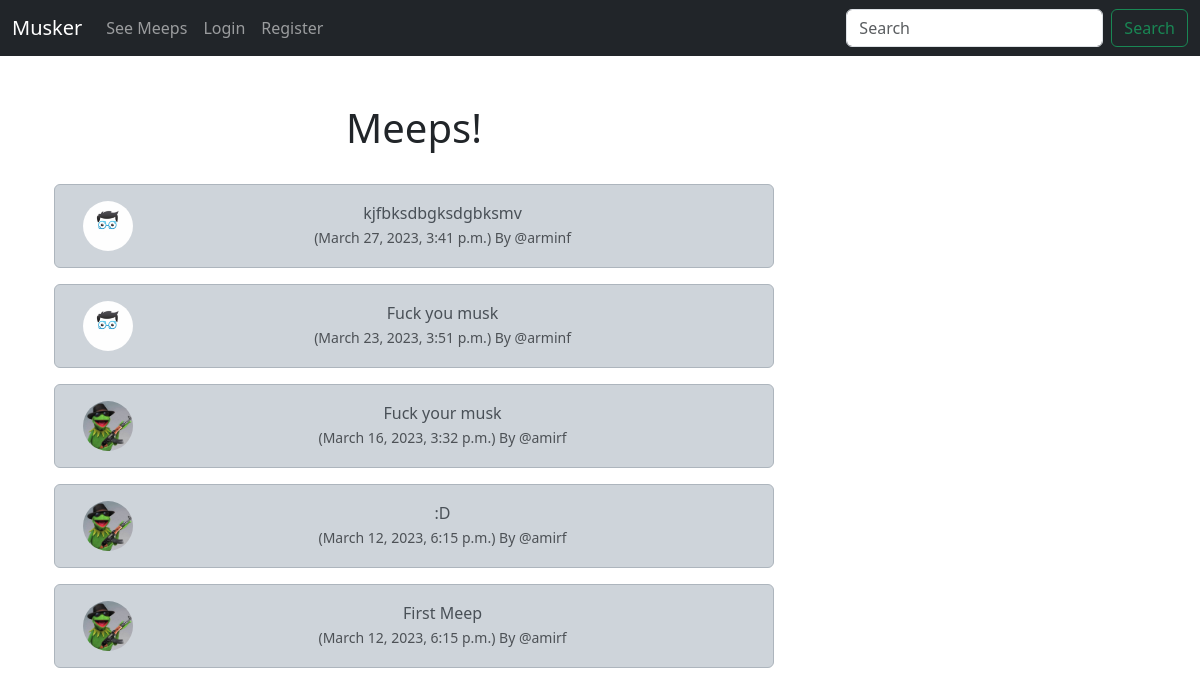
Before: / with the older database file.
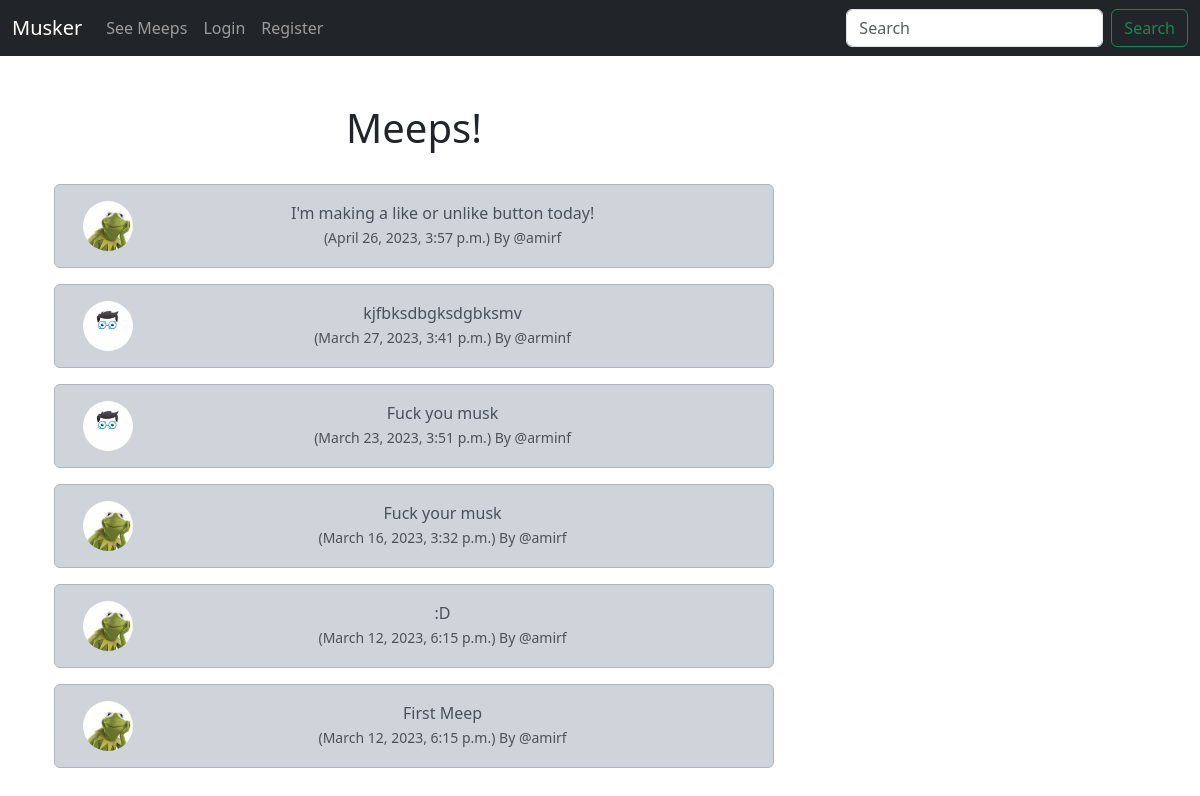
After: the same page with the newer database file.
### musker/models.py (models this page shows, shortened)
class Meep(models.Model):
    user = models.ForeignKey(
        User,
        related_name= "meeps",
        on_delete= models.DO_NOTHING,
    )
    body = models.CharField(max_length=200)
    created_at = models.DateTimeField(auto_now_add=True)
    likes = models.ManyToManyField(User, related_name="meep_like", blank=True)

class Profile(models.Model):
    user = models.OneToOneField(User, on_delete=models.CASCADE)
    follows = models.ManyToManyField(
    "self",
    related_name = "followed_by",
    symmetrical = False,
    blank = True)
    date_modified = models.DateTimeField(User,auto_now=True)
    profile_image = models.ImageField(null=True, blank=True, upload_to="images/")

### musker/views.py (the view)
# urls.py: path('', views.home, name="home"),
def home(request):
    if request.user.is_authenticated:
        form = MeepForm(request.POST or None)
        if request.method == "POST":
            if form.is_valid():
                meep = form.save(commit=False)
                meep.user = request.user
                meep.save()
                messages.success(request,("Your meep has been posted"))
                return redirect('home')
        meeps = Meep.objects.all().order_by("-created_at")
        return render(request, 'home.html', {'meeps': meeps, 'form': form})
    else:
        meeps = Meep.objects.all().order_by("-created_at")
        return render(request, 'home.html', {'meeps': meeps,})

### musker/templates/home.html (shortened to what this page needs)
{% extends 'base.html' %}
{% load static %}
{% block content %}
	<div class="container text-center">
		<div class="row">
			<div class="col-8">
	<h1>Meeps!</h1>
<br/>
	{% for meep in meeps %}
		<div class="alert alert-dark" role="alert">
<div class="container">
	<div class="row">
		<div class="col-1">
		  {% if meep.user.profile.profile_image %}
				<img src="{{ meep.user.profile.profile_image.url }}" width=50 height=50 class="rounded-circle" alt="{{ profile.user.username }}">
				{% else %}
				<img src="{% static 'images/profile_pic.png' %}" width=50 height=50 class="rounded-circle" alt="{{ profile.user.username }}">
				{% endif %}
		</div>
		<div class="col-11">
		  {{ meep.body }}<br/>
		  <small class="text-muted">
		  	({{ meep.created_at}}) By
		  	@{{ meep.user.username }}
		  </small>
		</div><br/><br/>
			</div>
		</div>
	</div>
	{% endfor %}
</div>
<div class="col-4">
				<br/><br/><br/>
</div>
{% endblock %}

Changed rows visible on the page:
added Meep: user.profile.profile_image (picture), body "I'm making a like or unlike button today!", created_at "April 26, 2023, 3:57 p.m.", user.username "amirf"
changed through a linked row, Meep "Fuck your musk": user.profile.profile_image: a different picture
changed through a linked row, Meep (number 5 of 6 on the later page): user.profile.profile_image: a different picture
changed through a linked row, Meep "First Meep": user.profile.profile_image: a different picture
